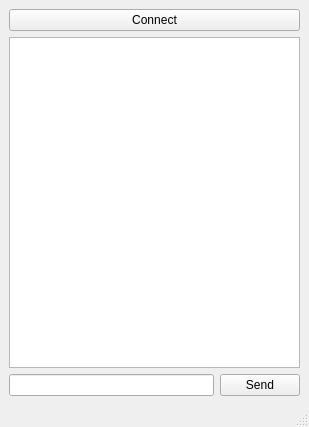
<?xml version="1.0" encoding="UTF-8"?>
<ui version="4.0">
 <class>TCPClient</class>
 <widget class="QMainWindow" name="TCPClient">
  <property name="geometry">
   <rect>
    <x>0</x>
    <y>0</y>
    <width>309</width>
    <height>427</height>
   </rect>
  </property>
  <property name="windowTitle">
   <string>TCPClient</string>
  </property>
  <widget class="QWidget" name="centralwidget">
   <layout class="QGridLayout" name="gridLayout">
    <item row="0" column="0" colspan="2">
     <widget class="QPushButton" name="pushButton">
      <property name="text">
       <string>Connect</string>
      </property>
     </widget>
    </item>
    <item row="1" column="0" colspan="2">
     <widget class="QTextBrowser" name="textBrowser"/>
    </item>
    <item row="2" column="0">
     <widget class="QLineEdit" name="lineEdit"/>
    </item>
    <item row="2" column="1">
     <widget class="QPushButton" name="pushButton_2">
      <property name="text">
       <string>Send</string>
      </property>
     </widget>
    </item>
   </layout>
  </widget>
  <widget class="QMenuBar" name="menubar">
   <property name="geometry">
    <rect>
     <x>0</x>
     <y>0</y>
     <width>309</width>
     <height>23</height>
    </rect>
   </property>
  </widget>
  <widget class="QStatusBar" name="statusbar"/>
 </widget>
 <resources/>
 <connections/>
</ui>
